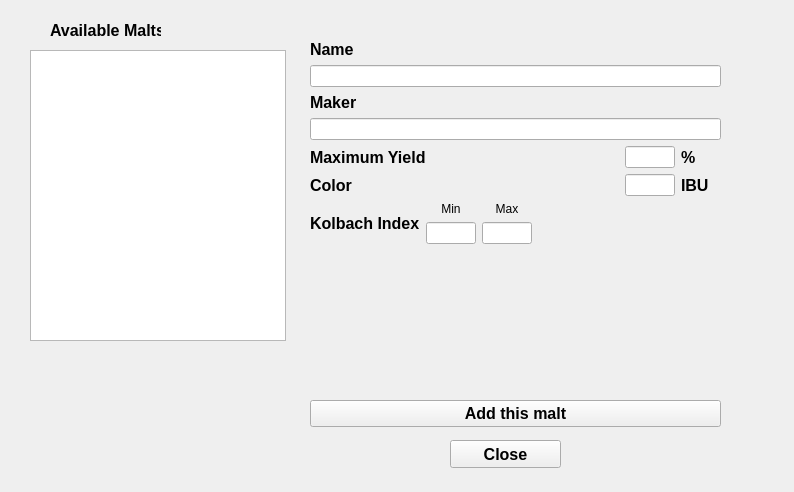
<?xml version="1.0" encoding="UTF-8"?>
<ui version="4.0">
 <class>Form</class>
 <widget class="QWidget" name="Form">
  <property name="geometry">
   <rect>
    <x>0</x>
    <y>0</y>
    <width>794</width>
    <height>492</height>
   </rect>
  </property>
  <property name="windowTitle">
   <string>Form</string>
  </property>
  <widget class="QPushButton" name="close_button">
   <property name="geometry">
    <rect>
     <x>450</x>
     <y>440</y>
     <width>111</width>
     <height>28</height>
    </rect>
   </property>
   <property name="font">
    <font>
     <pointsize>12</pointsize>
     <weight>75</weight>
     <bold>true</bold>
    </font>
   </property>
   <property name="text">
    <string>Close</string>
   </property>
  </widget>
  <widget class="QListWidget" name="malt_list_widget">
   <property name="geometry">
    <rect>
     <x>30</x>
     <y>50</y>
     <width>256</width>
     <height>291</height>
    </rect>
   </property>
  </widget>
  <widget class="QLabel" name="malt_list_label">
   <property name="geometry">
    <rect>
     <x>50</x>
     <y>20</y>
     <width>111</width>
     <height>21</height>
    </rect>
   </property>
   <property name="font">
    <font>
     <pointsize>12</pointsize>
     <weight>75</weight>
     <bold>true</bold>
    </font>
   </property>
   <property name="text">
    <string>Available Malts</string>
   </property>
  </widget>
  <widget class="QWidget" name="layoutWidget">
   <property name="geometry">
    <rect>
     <x>310</x>
     <y>40</y>
     <width>411</width>
     <height>387</height>
    </rect>
   </property>
   <layout class="QVBoxLayout" name="verticalLayout_3">
    <item>
     <layout class="QVBoxLayout" name="verticalLayout_2">
      <item>
       <widget class="QLabel" name="name_label">
        <property name="font">
         <font>
          <pointsize>12</pointsize>
          <weight>75</weight>
          <bold>true</bold>
         </font>
        </property>
        <property name="text">
         <string>Name</string>
        </property>
       </widget>
      </item>
      <item>
       <widget class="QLineEdit" name="name_edit">
        <property name="readOnly">
         <bool>true</bool>
        </property>
       </widget>
      </item>
     </layout>
    </item>
    <item>
     <layout class="QVBoxLayout" name="verticalLayout">
      <item>
       <widget class="QLabel" name="maker_label">
        <property name="font">
         <font>
          <pointsize>12</pointsize>
          <weight>75</weight>
          <bold>true</bold>
         </font>
        </property>
        <property name="text">
         <string>Maker</string>
        </property>
       </widget>
      </item>
      <item>
       <widget class="QLineEdit" name="maker_edit"/>
      </item>
     </layout>
    </item>
    <item>
     <layout class="QHBoxLayout" name="horizontalLayout_2">
      <item>
       <widget class="QLabel" name="max_yield_label">
        <property name="font">
         <font>
          <pointsize>12</pointsize>
          <weight>75</weight>
          <bold>true</bold>
         </font>
        </property>
        <property name="text">
         <string>Maximum Yield</string>
        </property>
       </widget>
      </item>
      <item>
       <spacer name="horizontalSpacer_3">
        <property name="orientation">
         <enum>Qt::Horizontal</enum>
        </property>
        <property name="sizeHint" stdset="0">
         <size>
          <width>40</width>
          <height>20</height>
         </size>
        </property>
       </spacer>
      </item>
      <item>
       <widget class="QLineEdit" name="max_yield_edit">
        <property name="minimumSize">
         <size>
          <width>50</width>
          <height>0</height>
         </size>
        </property>
        <property name="maximumSize">
         <size>
          <width>50</width>
          <height>16777215</height>
         </size>
        </property>
        <property name="readOnly">
         <bool>true</bool>
        </property>
       </widget>
      </item>
      <item>
       <widget class="QLabel" name="max_yield_unit_label">
        <property name="minimumSize">
         <size>
          <width>40</width>
          <height>0</height>
         </size>
        </property>
        <property name="font">
         <font>
          <pointsize>12</pointsize>
          <weight>75</weight>
          <bold>true</bold>
         </font>
        </property>
        <property name="text">
         <string>%</string>
        </property>
       </widget>
      </item>
     </layout>
    </item>
    <item>
     <layout class="QHBoxLayout" name="horizontalLayout">
      <item>
       <widget class="QLabel" name="color_label">
        <property name="font">
         <font>
          <pointsize>12</pointsize>
          <weight>75</weight>
          <bold>true</bold>
         </font>
        </property>
        <property name="text">
         <string>Color</string>
        </property>
       </widget>
      </item>
      <item>
       <spacer name="horizontalSpacer_2">
        <property name="orientation">
         <enum>Qt::Horizontal</enum>
        </property>
        <property name="sizeHint" stdset="0">
         <size>
          <width>40</width>
          <height>20</height>
         </size>
        </property>
       </spacer>
      </item>
      <item>
       <widget class="QLineEdit" name="color_edit">
        <property name="minimumSize">
         <size>
          <width>50</width>
          <height>0</height>
         </size>
        </property>
        <property name="maximumSize">
         <size>
          <width>50</width>
          <height>16777215</height>
         </size>
        </property>
        <property name="readOnly">
         <bool>true</bool>
        </property>
       </widget>
      </item>
      <item>
       <widget class="QLabel" name="color_unit_label">
        <property name="minimumSize">
         <size>
          <width>40</width>
          <height>0</height>
         </size>
        </property>
        <property name="font">
         <font>
          <pointsize>12</pointsize>
          <weight>75</weight>
          <bold>true</bold>
         </font>
        </property>
        <property name="text">
         <string>IBU</string>
        </property>
       </widget>
      </item>
     </layout>
    </item>
    <item>
     <layout class="QHBoxLayout" name="horizontalLayout_4">
      <item>
       <widget class="QLabel" name="kolbach_index_label">
        <property name="font">
         <font>
          <pointsize>12</pointsize>
          <weight>75</weight>
          <bold>true</bold>
         </font>
        </property>
        <property name="text">
         <string>Kolbach Index</string>
        </property>
       </widget>
      </item>
      <item>
       <layout class="QVBoxLayout" name="verticalLayout_4">
        <item>
         <widget class="QLabel" name="kolbach_min_label">
          <property name="maximumSize">
           <size>
            <width>50</width>
            <height>50</height>
           </size>
          </property>
          <property name="text">
           <string>Min</string>
          </property>
          <property name="alignment">
           <set>Qt::AlignCenter</set>
          </property>
         </widget>
        </item>
        <item>
         <widget class="QLineEdit" name="kolbach_min">
          <property name="maximumSize">
           <size>
            <width>50</width>
            <height>50</height>
           </size>
          </property>
         </widget>
        </item>
       </layout>
      </item>
      <item>
       <layout class="QVBoxLayout" name="verticalLayout_5">
        <property name="spacing">
         <number>6</number>
        </property>
        <item>
         <widget class="QLabel" name="kolbach_max_label">
          <property name="maximumSize">
           <size>
            <width>50</width>
            <height>50</height>
           </size>
          </property>
          <property name="text">
           <string>Max</string>
          </property>
          <property name="alignment">
           <set>Qt::AlignCenter</set>
          </property>
         </widget>
        </item>
        <item>
         <widget class="QLineEdit" name="kolbach_max">
          <property name="maximumSize">
           <size>
            <width>50</width>
            <height>50</height>
           </size>
          </property>
         </widget>
        </item>
       </layout>
      </item>
      <item>
       <spacer name="horizontalSpacer">
        <property name="orientation">
         <enum>Qt::Horizontal</enum>
        </property>
        <property name="sizeHint" stdset="0">
         <size>
          <width>98</width>
          <height>20</height>
         </size>
        </property>
       </spacer>
      </item>
     </layout>
    </item>
    <item>
     <spacer name="verticalSpacer">
      <property name="orientation">
       <enum>Qt::Vertical</enum>
      </property>
      <property name="sizeHint" stdset="0">
       <size>
        <width>20</width>
        <height>40</height>
       </size>
      </property>
     </spacer>
    </item>
    <item>
     <widget class="QPushButton" name="add_button">
      <property name="font">
       <font>
        <pointsize>12</pointsize>
        <weight>75</weight>
        <bold>true</bold>
       </font>
      </property>
      <property name="text">
       <string>Add this malt</string>
      </property>
     </widget>
    </item>
   </layout>
  </widget>
 </widget>
 <resources/>
 <connections/>
</ui>
